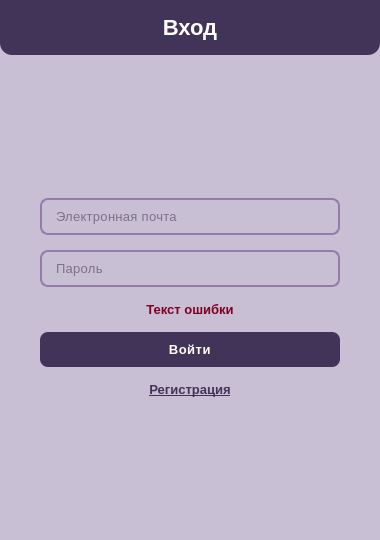
<?xml version="1.0" encoding="UTF-8"?>
<ui version="4.0">
    <class>auth_window</class>
    <widget class="QWidget" name="auth_window">
        <property name="geometry">
            <rect>
                <x>0</x>
                <y>0</y>
                <width>380</width>
                <height>540</height>
            </rect>
        </property>
        <property name="windowTitle">
            <string>Вход в систему</string>
        </property>
        <property name="styleSheet">
            <string>
                QWidget {
                    background-color: #c9bfd4; /* Основной фон */
                    color: #2d213d;            /* Основной текст */
                    font-family: "Inter", "Roboto", "Ubuntu", sans-serif;
                    font-size: 13px;
                }

                /* Шапка окон */
                QLabel#label {
                    background-color: #423358; /* шапка */
                    color: #ffffff;            /* текст */
                    font-size: 22px;
                    font-weight: 600;
                    padding: 15px;
                    border-bottom-left-radius: 12px;
                    border-bottom-right-radius: 12px;
                }

                /* Текст ошибок */
                QLabel#errorLabel {
                    color: #800020; 
                    font-size: 13px;
                    font-weight: 600;
                }

                /* Поля ввода */
                QLineEdit {
                    background-color: #c9bfd4; /* В обычном состоянии цвет фона */
                    color: #2d213d;            /* текст */
                    border: 1.5px solid #927caa; /* рамка */
                    border-radius: 8px;
                    padding: 8px 12px;
                    letter-spacing: 0.3px;
                }

                /* при наведении мыши */
                QLineEdit:hover {
                    border: 1.5px solid #423358;
                }

                /* Поля ввода в момент фокуса */
                QLineEdit:focus {
                    background-color: #dcd4e4;   
                    border: 2px solid #423358; 
                }

                /* Кнопки действий */
                QPushButton#loginButton {
                    background-color: #423358; 
                    color: #ffffff;            
                    border: none;
                    border-radius: 8px;
                    padding: 10px 20px;
                    font-weight: 600;
                    letter-spacing: 0.5px;
                }

                QPushButton#loginButton:hover {
                    background-color: #564473; 
                }

                QPushButton#loginButton:pressed {
                    background-color: #2d213d;
                }

                /* Текстовые кнопки-ссылки */
                QPushButton#registerButton {
                    background-color: transparent;
                    color: #423358;
                    text-decoration: underline;
                    border: none;
                    font-weight: 600;
                }

                QPushButton#registerButton:hover {
                    color: #564473;
                }
            </string>
        </property>
        <layout class="QVBoxLayout" name="mainLayout">
            <property name="spacing">
                <number>0</number>
            </property>
            <property name="leftMargin">
                <number>0</number>
            </property>
            <property name="topMargin">
                <number>0</number>
            </property>
            <property name="rightMargin">
                <number>0</number>
            </property>
            <property name="bottomMargin">
                <number>0</number>
            </property>
            <item>
                <widget class="QLabel" name="label">
                    <property name="text">
                        <string>Вход</string>
                    </property>
                    <property name="alignment">
                        <set>Qt::AlignCenter</set>
                    </property>
                </widget>
            </item>
            <item>
                <spacer name="topSpacer">
                    <property name="orientation">
                        <enum>Qt::Vertical</enum>
                    </property>
                    <property name="sizeHint" stdset="0">
                        <size>
                            <width>20</width>
                            <height>30</height>
                        </size>
                    </property>
                </spacer>
            </item>
            <item>
                <layout class="QVBoxLayout" name="formLayout">
                    <property name="spacing">
                        <number>15</number>
                    </property>
                    <property name="leftMargin">
                        <number>40</number>
                    </property>
                    <property name="rightMargin">
                        <number>40</number>
                    </property>
                    <item>
                        <widget class="QLineEdit" name="mailInput">
                            <property name="placeholderText">
                                <string>Электронная почта</string>
                            </property>
                        </widget>
                    </item>
                    <item>
                        <widget class="QLineEdit" name="passwordInput">
                            <property name="echoMode">
                                <enum>QLineEdit::Password</enum>
                            </property>
                            <property name="placeholderText">
                                <string>Пароль</string>
                            </property>
                        </widget>
                    </item>
                    <item>
                        <widget class="QLabel" name="errorLabel">
                            <property name="text">
                                <string>Текст ошибки</string>
                            </property>
                            <property name="alignment">
                                <set>Qt::AlignCenter</set>
                            </property>
                        </widget>
                    </item>
                    <item>
                        <widget class="QPushButton" name="loginButton">
                            <property name="text">
                                <string>Войти</string>
                            </property>
                        </widget>
                    </item>
                    <item>
                        <widget class="QPushButton" name="registerButton">
                            <property name="text">
                                <string>Регистрация</string>
                            </property>
                        </widget>
                    </item>
                </layout>
            </item>
            <item>
                <spacer name="bottomSpacer">
                    <property name="orientation">
                        <enum>Qt::Vertical</enum>
                    </property>
                    <property name="sizeHint" stdset="0">
                        <size>
                            <width>20</width>
                            <height>40</height>
                        </size>
                    </property>
                </spacer>
            </item>
        </layout>
    </widget>
</ui>
